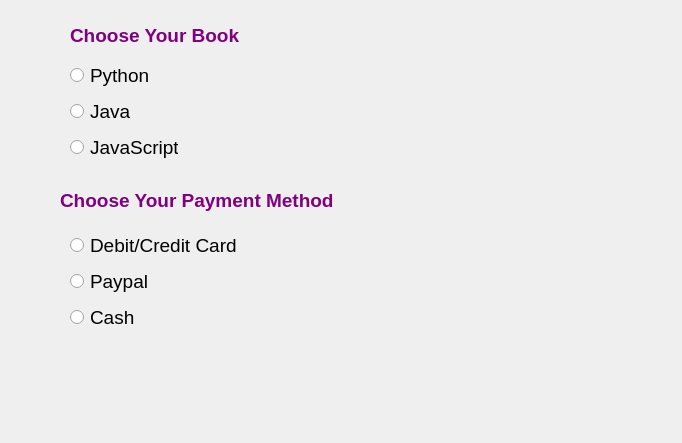
<?xml version="1.0" encoding="UTF-8"?>
<ui version="4.0">
 <class>Dialog</class>
 <widget class="QDialog" name="Dialog">
  <property name="geometry">
   <rect>
    <x>0</x>
    <y>0</y>
    <width>682</width>
    <height>443</height>
   </rect>
  </property>
  <property name="windowTitle">
   <string>Dialog</string>
  </property>
  <property name="styleSheet">
   <string notr="true">QLabel {

color:purple

}</string>
  </property>
  <widget class="QLabel" name="label">
   <property name="geometry">
    <rect>
     <x>70</x>
     <y>20</y>
     <width>191</width>
     <height>31</height>
    </rect>
   </property>
   <property name="font">
    <font>
     <pointsize>14</pointsize>
     <bold>true</bold>
    </font>
   </property>
   <property name="text">
    <string>Choose Your Book</string>
   </property>
  </widget>
  <widget class="QLabel" name="label_2">
   <property name="geometry">
    <rect>
     <x>60</x>
     <y>190</y>
     <width>301</width>
     <height>21</height>
    </rect>
   </property>
   <property name="font">
    <font>
     <pointsize>14</pointsize>
     <bold>true</bold>
    </font>
   </property>
   <property name="text">
    <string>Choose Your Payment Method</string>
   </property>
  </widget>
  <widget class="QLabel" name="label_result">
   <property name="geometry">
    <rect>
     <x>20</x>
     <y>390</y>
     <width>651</width>
     <height>31</height>
    </rect>
   </property>
   <property name="font">
    <font>
     <pointsize>12</pointsize>
     <bold>true</bold>
    </font>
   </property>
   <property name="text">
    <string/>
   </property>
  </widget>
  <widget class="QWidget" name="">
   <property name="geometry">
    <rect>
     <x>70</x>
     <y>60</y>
     <width>108</width>
     <height>104</height>
    </rect>
   </property>
   <layout class="QVBoxLayout" name="verticalLayout">
    <item>
     <widget class="QRadioButton" name="radioButton_py">
      <property name="font">
       <font>
        <pointsize>14</pointsize>
       </font>
      </property>
      <property name="text">
       <string>Python</string>
      </property>
     </widget>
    </item>
    <item>
     <widget class="QRadioButton" name="radioButton_java">
      <property name="font">
       <font>
        <pointsize>14</pointsize>
       </font>
      </property>
      <property name="text">
       <string>Java</string>
      </property>
     </widget>
    </item>
    <item>
     <widget class="QRadioButton" name="radioButton_js">
      <property name="font">
       <font>
        <pointsize>14</pointsize>
       </font>
      </property>
      <property name="text">
       <string>JavaScript</string>
      </property>
     </widget>
    </item>
   </layout>
  </widget>
  <widget class="QWidget" name="">
   <property name="geometry">
    <rect>
     <x>70</x>
     <y>230</y>
     <width>173</width>
     <height>104</height>
    </rect>
   </property>
   <layout class="QVBoxLayout" name="verticalLayout_2">
    <item>
     <widget class="QRadioButton" name="radioButton_deb">
      <property name="font">
       <font>
        <pointsize>14</pointsize>
       </font>
      </property>
      <property name="text">
       <string>Debit/Credit Card</string>
      </property>
     </widget>
    </item>
    <item>
     <widget class="QRadioButton" name="radioButton_paypal">
      <property name="font">
       <font>
        <pointsize>14</pointsize>
       </font>
      </property>
      <property name="text">
       <string>Paypal</string>
      </property>
     </widget>
    </item>
    <item>
     <widget class="QRadioButton" name="radioButton_cash">
      <property name="font">
       <font>
        <pointsize>14</pointsize>
       </font>
      </property>
      <property name="text">
       <string>Cash</string>
      </property>
     </widget>
    </item>
   </layout>
  </widget>
 </widget>
 <resources/>
 <connections/>
</ui>
